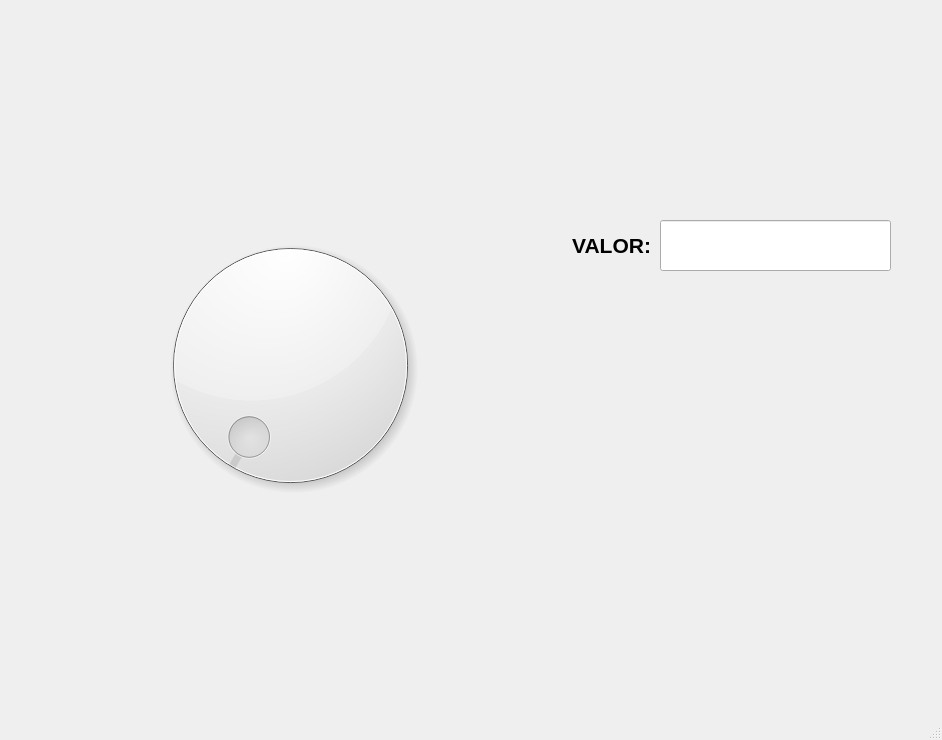
<?xml version="1.0" encoding="UTF-8"?>
<ui version="4.0">
 <class>MainWindow</class>
 <widget class="QMainWindow" name="MainWindow">
  <property name="geometry">
   <rect>
    <x>0</x>
    <y>0</y>
    <width>942</width>
    <height>740</height>
   </rect>
  </property>
  <property name="windowTitle">
   <string>MainWindow</string>
  </property>
  <widget class="QWidget" name="centralwidget">
   <widget class="QLabel" name="label">
    <property name="geometry">
     <rect>
      <x>90</x>
      <y>10</y>
      <width>791</width>
      <height>171</height>
     </rect>
    </property>
    <property name="text">
     <string/>
    </property>
    <property name="pixmap">
     <pixmap resource="recursos_proyecto.qrc">:/UAT_FIANS/UAT</pixmap>
    </property>
    <property name="scaledContents">
     <bool>true</bool>
    </property>
   </widget>
   <widget class="QLabel" name="label_3">
    <property name="geometry">
     <rect>
      <x>750</x>
      <y>540</y>
      <width>181</width>
      <height>141</height>
     </rect>
    </property>
    <property name="text">
     <string/>
    </property>
    <property name="pixmap">
     <pixmap resource="recursos_proyecto.qrc">:/LOGO/AmongB</pixmap>
    </property>
    <property name="scaledContents">
     <bool>true</bool>
    </property>
   </widget>
   <widget class="QDial" name="dial">
    <property name="geometry">
     <rect>
      <x>130</x>
      <y>220</y>
      <width>321</width>
      <height>291</height>
     </rect>
    </property>
    <property name="orientation">
     <enum>Qt::Horizontal</enum>
    </property>
   </widget>
   <widget class="QLabel" name="label_2">
    <property name="geometry">
     <rect>
      <x>500</x>
      <y>220</y>
      <width>151</width>
      <height>51</height>
     </rect>
    </property>
    <property name="font">
     <font>
      <pointsize>16</pointsize>
      <weight>75</weight>
      <bold>true</bold>
     </font>
    </property>
    <property name="text">
     <string>VALOR:</string>
    </property>
    <property name="alignment">
     <set>Qt::AlignRight|Qt::AlignTrailing|Qt::AlignVCenter</set>
    </property>
   </widget>
   <widget class="QLineEdit" name="txt_valor">
    <property name="geometry">
     <rect>
      <x>660</x>
      <y>220</y>
      <width>231</width>
      <height>51</height>
     </rect>
    </property>
    <property name="font">
     <font>
      <pointsize>16</pointsize>
      <weight>75</weight>
      <bold>true</bold>
     </font>
    </property>
    <property name="alignment">
     <set>Qt::AlignCenter</set>
    </property>
   </widget>
  </widget>
  <widget class="QMenuBar" name="menubar">
   <property name="geometry">
    <rect>
     <x>0</x>
     <y>0</y>
     <width>942</width>
     <height>26</height>
    </rect>
   </property>
  </widget>
  <widget class="QStatusBar" name="statusbar"/>
 </widget>
 <resources>
  <include location="recursos_proyecto.qrc"/>
 </resources>
 <connections/>
</ui>
